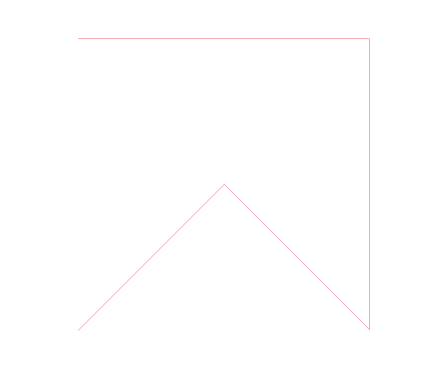

Generate this figure with Python:
import shapefile    # memasukan module shapefile
w=shapefile.Writer()    # mendefinisikan w sebagai shapefile.writer
w.shapeType     # melakukan penerapan shapeType pada w

w.field("kolom1","C") # membuat kolom dengan type character di dalamnya
w.field("kolom2","C") # membuat kolom dengan type character di dalamnya

w.record("ngek","satu") # membuat rekaman ke satu sebagai tempat semua titik koordianat

w.line(parts=[[[1,5],[5,5],[5,1],[3,3],[1,1]]]) # menterjemahkan titik koordinat ujung ujung dari setiap garis
w.save("cokgan4") # di simpan dalam bentuk shp dengan nama cokgan4